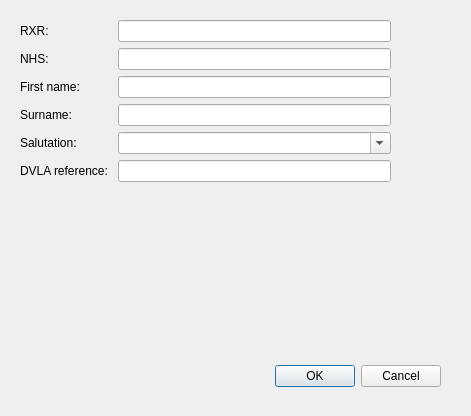
<?xml version="1.0" encoding="UTF-8"?>
<ui version="4.0">
 <class>DVLA</class>
 <widget class="QDialog" name="DVLA">
  <property name="geometry">
   <rect>
    <x>0</x>
    <y>0</y>
    <width>471</width>
    <height>416</height>
   </rect>
  </property>
  <widget class="QDialogButtonBox" name="buttonBox">
   <property name="geometry">
    <rect>
     <x>100</x>
     <y>360</y>
     <width>341</width>
     <height>32</height>
    </rect>
   </property>
   <property name="orientation">
    <enum>Qt::Horizontal</enum>
   </property>
   <property name="standardButtons">
    <set>QDialogButtonBox::Cancel|QDialogButtonBox::Ok</set>
   </property>
  </widget>
  <widget class="QWidget" name="layoutWidget">
   <property name="geometry">
    <rect>
     <x>20</x>
     <y>20</y>
     <width>371</width>
     <height>291</height>
    </rect>
   </property>
   <layout class="QFormLayout" name="formLayout">
    <item row="0" column="0">
     <widget class="QLabel" name="label">
      <property name="text">
       <string>RXR: </string>
      </property>
     </widget>
    </item>
    <item row="0" column="1">
     <widget class="QLineEdit" name="le_rxr"/>
    </item>
    <item row="2" column="1">
     <widget class="QLineEdit" name="le_nhs"/>
    </item>
    <item row="2" column="0">
     <widget class="QLabel" name="label_2">
      <property name="text">
       <string>NHS: </string>
      </property>
     </widget>
    </item>
    <item row="4" column="0">
     <widget class="QLabel" name="label_3">
      <property name="text">
       <string>First name: </string>
      </property>
     </widget>
    </item>
    <item row="4" column="1">
     <widget class="QLineEdit" name="le_fname"/>
    </item>
    <item row="6" column="1">
     <widget class="QLineEdit" name="le_sname"/>
    </item>
    <item row="6" column="0">
     <widget class="QLabel" name="label_4">
      <property name="text">
       <string>Surname: </string>
      </property>
     </widget>
    </item>
    <item row="10" column="1">
     <widget class="QLineEdit" name="le_dvla"/>
    </item>
    <item row="10" column="0">
     <widget class="QLabel" name="label_5">
      <property name="text">
       <string>DVLA reference: </string>
      </property>
     </widget>
    </item>
    <item row="8" column="1">
     <widget class="QComboBox" name="cb_salutation">
      <property name="editable">
       <bool>true</bool>
      </property>
      <property name="insertPolicy">
       <enum>QComboBox::InsertAtTop</enum>
      </property>
     </widget>
    </item>
    <item row="8" column="0">
     <widget class="QLabel" name="label_6">
      <property name="text">
       <string>Salutation:</string>
      </property>
     </widget>
    </item>
   </layout>
  </widget>
 </widget>
 <resources/>
 <connections>
  <connection>
   <sender>buttonBox</sender>
   <signal>accepted()</signal>
   <receiver>DVLA</receiver>
   <slot>accept()</slot>
   <hints>
    <hint type="sourcelabel">
     <x>248</x>
     <y>254</y>
    </hint>
    <hint type="destinationlabel">
     <x>157</x>
     <y>274</y>
    </hint>
   </hints>
  </connection>
  <connection>
   <sender>buttonBox</sender>
   <signal>rejected()</signal>
   <receiver>DVLA</receiver>
   <slot>reject()</slot>
   <hints>
    <hint type="sourcelabel">
     <x>316</x>
     <y>260</y>
    </hint>
    <hint type="destinationlabel">
     <x>286</x>
     <y>274</y>
    </hint>
   </hints>
  </connection>
 </connections>
</ui>
